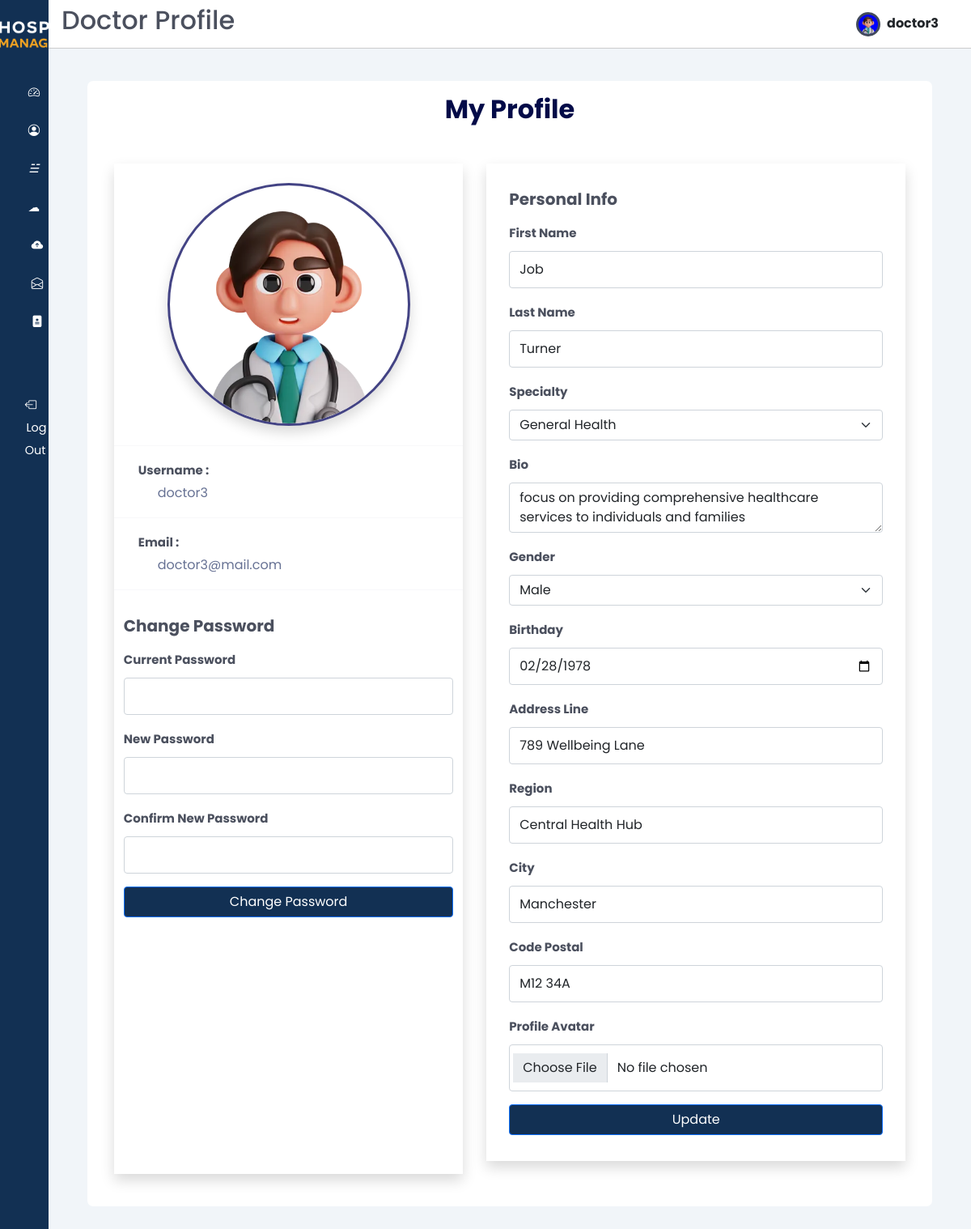
Page /profile/ (signed in) on the committed database.
### users/models.py (models this page shows, shortened)
class Users(AbstractUser):
    email = models.CharField(max_length=50,unique=True)
    username = models.CharField(max_length=50, unique=True)
    password = models.CharField(max_length=200)
    first_name = models.CharField(max_length=50)
    last_name = models.CharField(max_length=50)
    gender_choices = (("Male", "Male"), ("Female", "Female"))
    gender = models.CharField(max_length=10, choices=gender_choices, default="not_known")
    birthday = models.DateField(null=True, blank=True)
    is_doctor = models.BooleanField(default=False)
    profile_avatar = models.ImageField(upload_to="users/profiles", blank=True, default="doctor/profiles/download.png")
    id_address = models.ForeignKey(Address, on_delete=models.CASCADE, null=True)
    class Meta:
      verbose_name = "User"
      verbose_name_plural = "Users"

class Specialty(models.Model):
    name = models.CharField(max_length=25 , unique=True)
    description = models.TextField()
    class Meta:
      verbose_name = "Specialty"
      verbose_name_plural = "Specialty"

class Doctors(models.Model):
  user = models.OneToOneField(Users, on_delete=models.CASCADE, primary_key=True)
  specialty = models.ForeignKey(Specialty,on_delete=models.CASCADE)
  bio = models.TextField()
  class Meta:
    verbose_name = "Doctor"
    verbose_name_plural = "Doctors"

class Address(models.Model):
    id_address = models.AutoField(primary_key=True)
    address_line = models.CharField(max_length=50)
    region = models.CharField(max_length=50)
    city = models.CharField(max_length=50)
    code_postal = models.CharField(max_length=50)
    class Meta:
      verbose_name = "Address"
      verbose_name_plural = "Addresses"

### doctors/views.py (the view, shortened to what this page needs)
# urls.py: path('profile/', profile, name='doctor_profile'),
@login_required(login_url='/login')
def profile(request):
    specialities = Specialty.objects.all()
    updated_profile_successfully  = False
    updated_password_successfully = False
    base_template = 'patients/base.html'
    if request.user.is_doctor:
      base_template = 'doctors/base.html'
    curruser = request.user.username
    data = User.objects.get(username=curruser)
    return render(request, 'doctors/profile.html', context={
            "basicdata": data,
            "updated_profile_successfully": updated_profile_successfully,
            "updated_password_successfully": updated_password_successfully,
            'base_template': base_template,
            "specialities":specialities
        })

### templates/doctors/profile.html (shortened to what this page needs)
{% extends base_template %}
{% load static %}
{% block page_title %} Doctor Profile {% endblock page_title %}
{% block content %}
<main>
  <section class="recent">
    <div class="table-div">
      <div class="table-card">
        <div class="row p-3 justify-content-evenly user-profile">
          <h2 class="text-center fw-bold mb-5" style="color: rgb(3, 11, 72);">My Profile</h2>
          <div class="col-12 col-md-5  shadow mb-4">
            <div class="text-center mt-4">
              <img src="{{ basicdata.profile_avatar.url }}" class="img-fluid shadow avatar-profile-img" alt="">
            </div>
            <div class="row justify-content-evenly">
              <hr>
              <div class="col-11">
                <span class="fw-bold">Username : </span>
                <p class="ms-4">{{ basicdata.username }}</p>
              </div>
              <hr>
              <div class="col-11">
                <span class="fw-bold">Email : </span>
                <p class="ms-4">{{ basicdata.email }}</p>
              </div>
              <hr>
              <form method="post">
                <h5 class="mt-3 fw-bold mb-3">Change Password</h5>
                <div class="mb-3">
                  <label class="mb-2 fw-bold" for="current_password">Current Password</label>
                  <input type="password" class="form-control" name="current_password" required />
                </div>
                <div class="mb-3">
                  <label class="mb-2 fw-bold" for="new_password">New Password</label>
                  <input type="password" class="form-control" name="new_password" required />
                </div>
                <div class="mb-3">
                  <label class="mb-2 fw-bold" for="confirm_new_password">Confirm New Password</label>
                  <input type="password" class="form-control" name="confirm_new_password" required />
                </div>
                <div class="mb-3">
                  <button type="submit" class="btn btn-primary primary-color-background w-100" name="update_password">Change Password</button>
                </div>
              </form>
            </div>
          </div>
          <div class="col-12 col-md-6 mb-4">
            <div class="row shadow mb-3 p-3 ">
              <h5 class="mt-3 fw-bold mb-3">Personal Info</h5>
              <form method="POST" enctype="multipart/form-data">
                <div class="mb-3">
                  <label class="mb-2 fw-bold" for="first_name">First Name</label>
                  <input id="first_name" type="text" class="form-control" name="user_firstname" value="{{ basicdata.first_name }}" required autofocus />
                </div>
                <div class="mb-3">
                  <label class="mb-2 fw-bold" for="last_name">Last Name</label>
                  <input id="last_name" type="text" class="form-control" name="user_lastname" value="{{ basicdata.last_name }}" required autofocus />
                </div>
                {% if not request.user.is_doctor %}
                  <div class="mb-3">
                    <label class="mb-2 fw-bold" for="insurance">Insurance </label>
                    <input id="insurance" type="text" class="form-control" name="insurance" value="{{ basicdata.patients.insurance }}" required />
                    <div class="invalid-feedback">Insurance is required for patients</div>
                  </div>
                {% else %}
                  <div class="mb-3">
                    <label class="mb-2 fw-bold" for="specialty">Specialty</label>
                    <select name="Speciality" class="form-select" id="">
                      {% for speciality in specialities %}
                      <option value="{{speciality.name}}" {% if speciality.name == basicdata.doctors.specialty.name %}selected{% endif %} >{{speciality.name}}</option>
                      {%endfor%}
                    </select>
                  </div>
                  <div class="mb-3">
                    <label class="mb-2 fw-bold" for="bio">Bio</label>
                    <textarea id="bio" class="form-control" name="bio" required>{{ basicdata.doctors.bio }}</textarea>
                  </div>
                {% endif %}
                <div class="mb-3">
                  <label class="mb-2 fw-bold" for="select_gender">Gender</label>
                  <select class="form-select" aria-label="Default select example" name="user_gender" id="select_gender">
                      <option value="Male" {% if basicdata.gender == 'Male' %}selected{% endif %}>Male</option>
                  </select>
              </div>
                <div class="mb-3">
                    <label class="mb-2 fw-bold" for="birthday">Birthday</label>
                    <input id="birthday" type="date" class="form-control" name="birthday" value="{{ basicdata.birthday|date:'Y-m-d' }}" required />
                </div>
                <div class="mb-3">
                  <label class="mb-2 fw-bold" for="update_address_line">Address Line</label>
                  <input id="update_address_line" type="text" class="form-control mb-2" name="address_line" value="{{ basicdata.id_address.address_line }}" placeholder="Address Line" required />
                </div>
                <div class="mb-3">
                  <label class="mb-2 fw-bold" for="region">Region</label>
                  <input id="update_region" type="text" class="form-control mb-2" name="region" value="{{ basicdata.id_address.region }}" placeholder="Region" required />
                </div>
                <div class="mb-3">
                  <label class="mb-2 fw-bold" for="region">City</label>
                  <input id="update_city" type="text" class="form-control mb-2" name="city" value="{{ basicdata.id_address.city }}" placeholder="City" required />
                </div>
                <div class="mb-3">
                  <label class="mb-2 fw-bold" for="code_postal">Code Postal</label>
                  <input id="update_code_postal" type="text" class="form-control" name="code_postal" value="{{ basicdata.id_address.code_postal }}" placeholder="Code Postal" required />
                </div>
                <div class="mb-3 col-12 col-md-12">
                  <label for="pic" class="form-label fw-bold"> Profile Avatar</label>
                  <input type="file" class="form-control p-3"  name="profile_pic" id="pic"  >
                </div>
                <div class="mb-3">
                  <button type="submit" class="btn btn-primary primary-color-background w-100" name="update_profile">Update</button>
                </div>
              </form>
            </div>
          </div>
        </div>
      </div>
    </div>
  </section>
</main>
{% endblock %}

### templates/doctors/base.html (shortened to what this page needs)
{% load static %}
<!DOCTYPE HTML>
<html lang="en">
<head>
  <link  href="{% static 'css/style-appointments.css' %}" rel="stylesheet">
  <link href="{% static 'css/bootstrap.min.css' %}" rel="stylesheet"/>
  <link href="{% static 'css/base-style.css' %}" rel="stylesheet"/>
  <link rel="stylesheet" href="https://cdn.jsdelivr.net/gh/lykmapipo/themify-icons@0.1.2/css/themify-icons.css">
  <link  href="{% static 'css/style.css' %}" rel="stylesheet">
  <link  href="{% static 'css/bootstrap-icons.css' %}" rel="stylesheet">
  <link  href="{% static 'css/jquery.dataTables.min.css' %}" rel="stylesheet">
  <link  href="{% static 'css/styleblog.css' %}" rel="stylesheet">
  <link  href="{% static 'css/styleblog-responsive.css' %}" rel="stylesheet">
</head>
<body>
  <div class="sidebar">
    <div class="sidebar-header pt-4">
      <div class="text-center my-">
        <img src="{% static 'img/white-logo.png' %}" alt="logo" class="img-fluid" style="max-width: 170px;" />
      </div>
    </div>
    <div class="sidebar-menu">
      <ul>
        <li>
          <a href="{% url 'doctor_dashboard' %}">
            <i class="bi bi-speedometer2 me-2"></i>
          </a>
        </li>
        <li>
          <a href="{% url 'doctor_profile' %}">
            <i class="bi bi-person-circle me-2"></i>
          </a>
        </li>
        <li>
          <a href="{% url 'doctor_blogs' %}">
            <i>&#9777;&nbsp;&nbsp; </i>
          </a>
        </li>
        <li>
          <a href="{% url 'myblogs' %}">
            <i>&#9729;&nbsp;&nbsp;</i>
          </a>
        </li>
        <li>
          <a href="{% url 'upload_blog' %}">
            <i class="bi bi-cloud-arrow-up-fill"></i>
          </a>
        </li>
        <li>
          <a href="{% url 'doctor_drafts' %}">
            <i class="bi bi-envelope-open"></i>
          </a>
        </li>
        <li>
          <a href="{% url 'view_appointments' %}">
            <i class="bi bi-file-medical-fill"></i>
          </a>
        </li>
        <br><br>
        <li>
            <a href="{% url 'logout' %}" class="logout text-dark"data-bs-toggle="tooltip" data-bs-placement="right" title="logout" >
              <i class="bi bi-box-arrow-left me-3"></i>
              <span class="d-none d-md-inline">Log Out</span>
            </a>
        </li>
      </ul>
    </div>
  </div>
  <div class="main-content">
    <header class="d-flex  align-items-center">
      <h2>{% block page_title %}{% endblock page_title %}</h2>
      <a href="{% url 'doctor_profile' %}">
        <img src="{{ request.user.profile_avatar.url }}" style="width: 30px; height: 30px; border-radius: 50%; overflow: hidden; background-color: blue; display: inline-block; vertical-align: middle; border: 3px solid #424a5b;">
        <span class="fw-bold fs-6 ms-1 text-dark me-4">{{ request.user.username|safe | truncatechars:"10" }}</span>
      </a>
    </header>
    {% block content %}
    {% endblock content %}
  </body>
</html>

### static/css/base-style.css (style rules this page uses)
:root { --primary-color: #123053; --secondary-color: #EFA323; }
.primary-color-background { background-color: var(--primary-color) !important; }
.main-content a { text-decoration: none !important; }
.avatar-profile-img { width: 300px; height:300px; border-radius: 50%; border: 3px solid rgb(67, 67, 132); }
.user-profile span, .user-profile label { color: #4b505e !important; }

### static/css/style.css (style rules this page uses)
:root { --main-color: #424a5b; --color-dark: #1D2231; --text-grey: #8390A2; --primary-color: #123053; --secondary-color: #EFA323; }
* { font-family: 'Poppins', sans-serif; margin: 0; padding: 0; text-decoration: none; list-style-type: none; box-sizing: border-box; }
.sidebar { height: 100%; width: 240px; position: fixed; left: 0; top: 0; z-index: 100; background: var(--primary-color); color: #fff; overflow-y: auto; transition: width 500ms; }
.sidebar-header { display: flex; justify-content: space-between; align-items: center; height: 60px; padding: 0rem 1rem; }
.sidebar-menu { padding: 0rem; padding-top: 40px; }
.sidebar li { margin-bottom: 1.2rem; font-size: larger; }
.sidebar a { color: #fff !important; text-decoration: none; font-size: .9rem; }
.sidebar a span:last-child { padding-left: .1rem; }
.main-content { position: relative; margin-left: 240px; transition: margin-left 500ms; }
header { position: fixed; left: 240px; top: 0; z-index: 100; width: calc(100% - 240px); background: #fff; height: 60px; padding: 0rem 1rem; display: flex; align-items: center; justify-content: space-between; border-bottom: 1px solid #ccc; transition: left 500ms; }
main { margin-top: 60px; background: #f1f5f9; min-height: 90vh; padding: 1rem 3rem; }
.recent { margin-top: 3rem; margin-bottom: 3rem; }
.text-center { text-align: center; }
@media only screen and (max-width: 1200px) { .sidebar { width: 60px; z-index: 150; } }
@media only screen and (max-width: 1200px) { .sidebar .sidebar-header h3 span, .sidebar li span:last-child { display: none; } }
@media only screen and (max-width: 1200px) { .sidebar .sidebar-header, .sidebar li { display: flex; justify-content: center; } }
@media only screen and (max-width: 1200px) { .main-content { margin-left: 60px; } }
@media only screen and (max-width: 1200px) { .main-content header { left: 60px; width: calc(100% - 60px); } }
.recent { margin-top: 1.5rem; margin-bottom: 3rem; }
.table-div { display: grid; grid-template-columns: 100% 25%; grid-column-gap: 1.5rem; }
.table-card { background: #fff; border-radius: 7px; }

### rows in the picture
Users: user.profile_avatar (picture), user.username "doctor3", profile_avatar (picture), username "doctor3", email "doctor3@mail.com", user_firstname "Job", user_lastname "Turner", Speciality "General Health", bio "focus on providing comprehensive healthcare services to individuals and families", user_gender "Male", birthday "02/28/1978", address_line "789 Wellbeing Lane", region "Central Health Hub", city "Manchester", code_postal "M12 34A"
